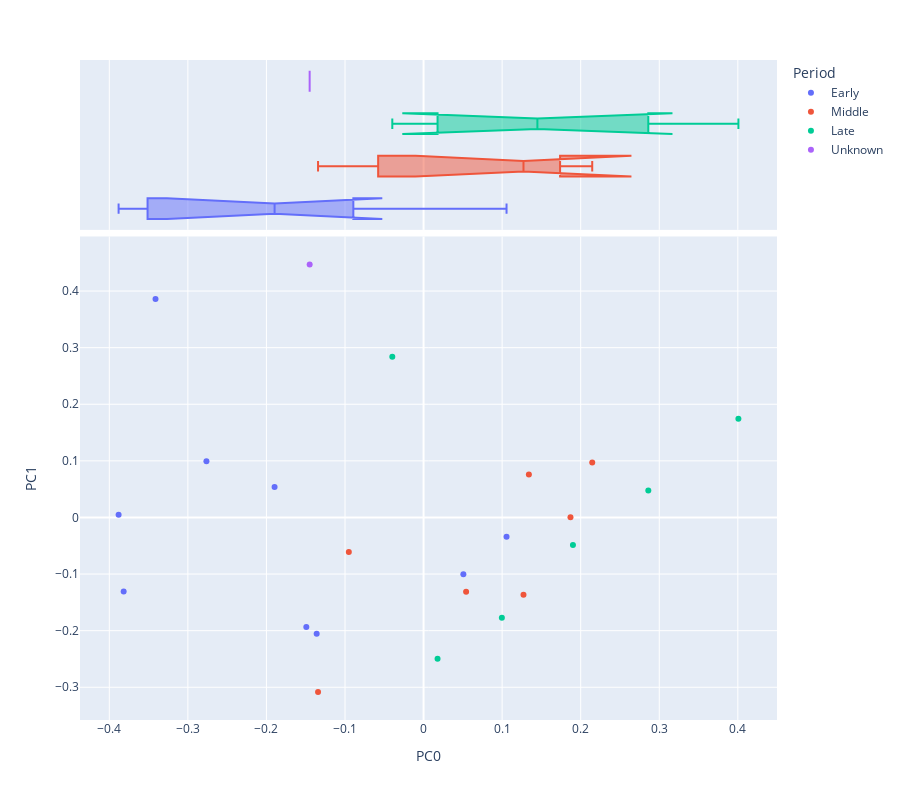
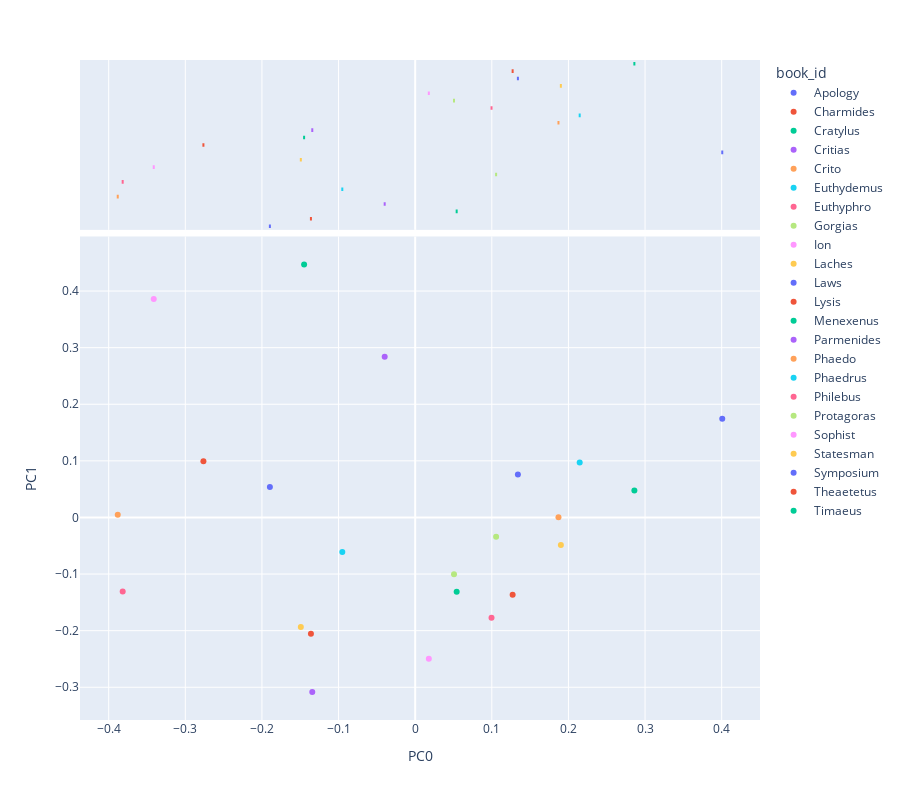

The cell these charts' notebook holds for them, in order:
### Code cell
### PCA
#Preparing TFIDF
TFIDF = TFIDF - TFIDF.mean() #Normalising
COV = TFIDF.T.dot(TFIDF) / (TFIDF.shape[0] - 1) #Covariance Matrix

#Eigenvectorisaiton and Decomposing
eig_vals, eig_vecs = eigh(COV)
EIG_VEC = pd.DataFrame(eig_vecs, index=COV.index, columns=COV.index)
EIG_VAL = pd.DataFrame(eig_vals, index=COV.index, columns=['eig_val'])
EIG_VAL.index.name = 'term_str'
EIG_PAIRS = EIG_VAL.join(EIG_VEC.T)
EIG_PAIRS['exp_var'] = np.round((EIG_PAIRS.eig_val / EIG_PAIRS.eig_val.sum()) * 100, 2)
COMPS = EIG_PAIRS.sort_values('exp_var', ascending=False).head(10).reset_index(drop=True)
COMPS.index.name = 'comp_id'
COMPS.index = ["PC{}".format(i) for i in COMPS.index.tolist()]
COMPS.index.name = 'pc_id'

#Find Loadings
LOADINGS = COMPS[COV.index].T
LOADINGS.index.name = 'term_str'
LOADINGS.head()
top_terms = {}
for i in [0, 1]:
    for j in [0, 1]:
      top_terms[f"{i}_{j}"] = ' '.join(LOADINGS.sort_values(f'PC{i}', ascending=bool(j)).head(10).index.to_list())

#Visualisation
DCM = TFIDF.dot(COMPS[COV.index].T)
DCM = DCM.merge(LIB, on='book_id')
def vis_pcs(M, a, b, label='author', hover_name='LIB', symbol=None, size=None):
    fig = px.scatter(M, f"PC{a}", f"PC{b}", color=label, hover_name=hover_name, 
                     symbol=symbol, size=size,
                     marginal_x='box', height=800)
    fig.show()

vis_pcs(DCM.reset_index(), 0, 1,label='Period',hover_name='book_id')
vis_pcs(DCM.reset_index(), 0, 1,label='book_id',hover_name='Period')

### Figure 1 — Plotly figure (JSON) as saved in the notebook; plotly's stock layout.template omitted (floating-point values rounded to 4 significant figures)
{"data": [{"hovertemplate": "<b>%{hovertext}</b><br><br>Period=Early<br>PC0=%{x}<br>PC1=%{y}<extra></extra>", "hovertext": ["Apology", "Charmides", "Crito", "Euthyphro", "Gorgias", "Ion", "Laches", "Lysis", "Protagoras"], "legendgroup": "Early", "marker": {"color": "#636efa", "symbol": "circle"}, "mode": "markers", "name": "Early", "orientation": "v", "showlegend": true, "type": "scatter", "x": [-0.1896, -0.1361, -0.3882, -0.3817, 0.1056, -0.3412, -0.1492, -0.2764, 0.05065], "xaxis": "x", "y": [0.05398, -0.2053, 0.004916, -0.131, -0.03421, 0.3861, -0.1936, 0.09944, -0.1002], "yaxis": "y"}, {"alignmentgroup": "True", "hovertemplate": "<b>%{hovertext}</b><br><br>Period=Early<br>PC0=%{x}<extra></extra>", "hovertext": ["Apology", "Charmides", "Crito", "Euthyphro", "Gorgias", "Ion", "Laches", "Lysis", "Protagoras"], "legendgroup": "Early", "marker": {"color": "#636efa", "symbol": "circle"}, "name": "Early", "notched": true, "offsetgroup": "Early", "showlegend": false, "type": "box", "x": [-0.1896, -0.1361, -0.3882, -0.3817, 0.1056, -0.3412, -0.1492, -0.2764, 0.05065], "xaxis": "x2", "yaxis": "y2"}, {"hovertemplate": "<b>%{hovertext}</b><br><br>Period=Middle<br>PC0=%{x}<br>PC1=%{y}<extra></extra>", "hovertext": ["Cratylus", "Euthydemus", "Parmenides", "Phaedo", "Phaedrus", "Symposium", "Theaetetus"], "legendgroup": "Middle", "marker": {"color": "#EF553B", "symbol": "circle"}, "mode": "markers", "name": "Middle", "orientation": "v", "showlegend": true, "type": "scatter", "x": [0.05414, -0.09512, -0.1343, 0.187, 0.2147, 0.134, 0.1272], "xaxis": "x", "y": [-0.1311, -0.06081, -0.3085, 0.0002952, 0.09695, 0.07587, -0.1367], "yaxis": "y"}, {"alignmentgroup": "True", "hovertemplate": "<b>%{hovertext}</b><br><br>Period=Middle<br>PC0=%{x}<extra></extra>", "hovertext": ["Cratylus", "Euthydemus", "Parmenides", "Phaedo", "Phaedrus", "Symposium", "Theaetetus"], "legendgroup": "Middle", "marker": {"color": "#EF553B", "symbol": "circle"}, "name": "Middle", "notched": true, "offsetgroup": "Middle", "showlegend": false, "type": "box", "x": [0.05414, -0.09512, -0.1343, 0.187, 0.2147, 0.134, 0.1272], "xaxis": "x2", "yaxis": "y2"}, {"hovertemplate": "<b>%{hovertext}</b><br><br>Period=Late<br>PC0=%{x}<br>PC1=%{y}<extra></extra>", "hovertext": ["Critias", "Laws", "Philebus", "Sophist", "Statesman", "Timaeus"], "legendgroup": "Late", "marker": {"color": "#00cc96", "symbol": "circle"}, "mode": "markers", "name": "Late", "orientation": "v", "showlegend": true, "type": "scatter", "x": [-0.0398, 0.4007, 0.09964, 0.0178, 0.1901, 0.2861], "xaxis": "x", "y": [0.2838, 0.1743, -0.1773, -0.2494, -0.04884, 0.0478], "yaxis": "y"}, {"alignmentgroup": "True", "hovertemplate": "<b>%{hovertext}</b><br><br>Period=Late<br>PC0=%{x}<extra></extra>", "hovertext": ["Critias", "Laws", "Philebus", "Sophist", "Statesman", "Timaeus"], "legendgroup": "Late", "marker": {"color": "#00cc96", "symbol": "circle"}, "name": "Late", "notched": true, "offsetgroup": "Late", "showlegend": false, "type": "box", "x": [-0.0398, 0.4007, 0.09964, 0.0178, 0.1901, 0.2861], "xaxis": "x2", "yaxis": "y2"}, {"hovertemplate": "<b>%{hovertext}</b><br><br>Period=Unknown<br>PC0=%{x}<br>PC1=%{y}<extra></extra>", "hovertext": ["Menexenus"], "legendgroup": "Unknown", "marker": {"color": "#ab63fa", "symbol": "circle"}, "mode": "markers", "name": "Unknown", "orientation": "v", "showlegend": true, "type": "scatter", "x": [-0.145], "xaxis": "x", "y": [0.4471], "yaxis": "y"}, {"alignmentgroup": "True", "hovertemplate": "<b>%{hovertext}</b><br><br>Period=Unknown<br>PC0=%{x}<extra></extra>", "hovertext": ["Menexenus"], "legendgroup": "Unknown", "marker": {"color": "#ab63fa", "symbol": "circle"}, "name": "Unknown", "notched": true, "offsetgroup": "Unknown", "showlegend": false, "type": "box", "x": [-0.145], "xaxis": "x2", "yaxis": "y2"}], "layout": {"height": 800, "legend": {"title": {"text": "Period"}, "tracegroupgap": 0}, "margin": {"t": 60}, "xaxis": {"anchor": "y", "domain": [0, 1], "title": {"text": "PC0"}}, "xaxis2": {"anchor": "y2", "domain": [0, 1], "matches": "x", "showgrid": true, "showticklabels": false}, "yaxis": {"anchor": "x", "domain": [0, 0.7326], "title": {"text": "PC1"}}, "yaxis2": {"anchor": "x2", "domain": [0.7426, 1], "matches": "y2", "showgrid": false, "showline": false, "showticklabels": false, "ticks": ""}}}

### Figure 2 — Plotly figure (JSON) as saved in the notebook; plotly's stock layout.template omitted (floating-point values rounded to 4 significant figures)
{"data": [{"hovertemplate": "<b>%{hovertext}</b><br><br>book_id=Apology<br>PC0=%{x}<br>PC1=%{y}<extra></extra>", "hovertext": ["Early"], "legendgroup": "Apology", "marker": {"color": "#636efa", "symbol": "circle"}, "mode": "markers", "name": "Apology", "orientation": "v", "showlegend": true, "type": "scatter", "x": [-0.1896], "xaxis": "x", "y": [0.05398], "yaxis": "y"}, {"alignmentgroup": "True", "hovertemplate": "<b>%{hovertext}</b><br><br>book_id=Apology<br>PC0=%{x}<extra></extra>", "hovertext": ["Early"], "legendgroup": "Apology", "marker": {"color": "#636efa", "symbol": "circle"}, "name": "Apology", "notched": true, "offsetgroup": "Apology", "showlegend": false, "type": "box", "x": [-0.1896], "xaxis": "x2", "yaxis": "y2"}, {"hovertemplate": "<b>%{hovertext}</b><br><br>book_id=Charmides<br>PC0=%{x}<br>PC1=%{y}<extra></extra>", "hovertext": ["Early"], "legendgroup": "Charmides", "marker": {"color": "#EF553B", "symbol": "circle"}, "mode": "markers", "name": "Charmides", "orientation": "v", "showlegend": true, "type": "scatter", "x": [-0.1361], "xaxis": "x", "y": [-0.2053], "yaxis": "y"}, {"alignmentgroup": "True", "hovertemplate": "<b>%{hovertext}</b><br><br>book_id=Charmides<br>PC0=%{x}<extra></extra>", "hovertext": ["Early"], "legendgroup": "Charmides", "marker": {"color": "#EF553B", "symbol": "circle"}, "name": "Charmides", "notched": true, "offsetgroup": "Charmides", "showlegend": false, "type": "box", "x": [-0.1361], "xaxis": "x2", "yaxis": "y2"}, {"hovertemplate": "<b>%{hovertext}</b><br><br>book_id=Cratylus<br>PC0=%{x}<br>PC1=%{y}<extra></extra>", "hovertext": ["Middle"], "legendgroup": "Cratylus", "marker": {"color": "#00cc96", "symbol": "circle"}, "mode": "markers", "name": "Cratylus", "orientation": "v", "showlegend": true, "type": "scatter", "x": [0.05414], "xaxis": "x", "y": [-0.1311], "yaxis": "y"}, {"alignmentgroup": "True", "hovertemplate": "<b>%{hovertext}</b><br><br>book_id=Cratylus<br>PC0=%{x}<extra></extra>", "hovertext": ["Middle"], "legendgroup": "Cratylus", "marker": {"color": "#00cc96", "symbol": "circle"}, "name": "Cratylus", "notched": true, "offsetgroup": "Cratylus", "showlegend": false, "type": "box", "x": [0.05414], "xaxis": "x2", "yaxis": "y2"}, {"hovertemplate": "<b>%{hovertext}</b><br><br>book_id=Critias<br>PC0=%{x}<br>PC1=%{y}<extra></extra>", "hovertext": ["Late"], "legendgroup": "Critias", "marker": {"color": "#ab63fa", "symbol": "circle"}, "mode": "markers", "name": "Critias", "orientation": "v", "showlegend": true, "type": "scatter", "x": [-0.0398], "xaxis": "x", "y": [0.2838], "yaxis": "y"}, {"alignmentgroup": "True", "hovertemplate": "<b>%{hovertext}</b><br><br>book_id=Critias<br>PC0=%{x}<extra></extra>", "hovertext": ["Late"], "legendgroup": "Critias", "marker": {"color": "#ab63fa", "symbol": "circle"}, "name": "Critias", "notched": true, "offsetgroup": "Critias", "showlegend": false, "type": "box", "x": [-0.0398], "xaxis": "x2", "yaxis": "y2"}, {"hovertemplate": "<b>%{hovertext}</b><br><br>book_id=Crito<br>PC0=%{x}<br>PC1=%{y}<extra></extra>", "hovertext": ["Early"], "legendgroup": "Crito", "marker": {"color": "#FFA15A", "symbol": "circle"}, "mode": "markers", "name": "Crito", "orientation": "v", "showlegend": true, "type": "scatter", "x": [-0.3882], "xaxis": "x", "y": [0.004916], "yaxis": "y"}, {"alignmentgroup": "True", "hovertemplate": "<b>%{hovertext}</b><br><br>book_id=Crito<br>PC0=%{x}<extra></extra>", "hovertext": ["Early"], "legendgroup": "Crito", "marker": {"color": "#FFA15A", "symbol": "circle"}, "name": "Crito", "notched": true, "offsetgroup": "Crito", "showlegend": false, "type": "box", "x": [-0.3882], "xaxis": "x2", "yaxis": "y2"}, {"hovertemplate": "<b>%{hovertext}</b><br><br>book_id=Euthydemus<br>PC0=%{x}<br>PC1=%{y}<extra></extra>", "hovertext": ["Middle"], "legendgroup": "Euthydemus", "marker": {"color": "#19d3f3", "symbol": "circle"}, "mode": "markers", "name": "Euthydemus", "orientation": "v", "showlegend": true, "type": "scatter", "x": [-0.09512], "xaxis": "x", "y": [-0.06081], "yaxis": "y"}, {"alignmentgroup": "True", "hovertemplate": "<b>%{hovertext}</b><br><br>book_id=Euthydemus<br>PC0=%{x}<extra></extra>", "hovertext": ["Middle"], "legendgroup": "Euthydemus", "marker": {"color": "#19d3f3", "symbol": "circle"}, "name": "Euthydemus", "notched": true, "offsetgroup": "Euthydemus", "showlegend": false, "type": "box", "x": [-0.09512], "xaxis": "x2", "yaxis": "y2"}, {"hovertemplate": "<b>%{hovertext}</b><br><br>book_id=Euthyphro<br>PC0=%{x}<br>PC1=%{y}<extra></extra>", "hovertext": ["Early"], "legendgroup": "Euthyphro", "marker": {"color": "#FF6692", "symbol": "circle"}, "mode": "markers", "name": "Euthyphro", "orientation": "v", "showlegend": true, "type": "scatter", "x": [-0.3817], "xaxis": "x", "y": [-0.131], "yaxis": "y"}, {"alignmentgroup": "True", "hovertemplate": "<b>%{hovertext}</b><br><br>book_id=Euthyphro<br>PC0=%{x}<extra></extra>", "hovertext": ["Early"], "legendgroup": "Euthyphro", "marker": {"color": "#FF6692", "symbol": "circle"}, "name": "Euthyphro", "notched": true, "offsetgroup": "Euthyphro", "showlegend": false, "type": "box", "x": [-0.3817], "xaxis": "x2", "yaxis": "y2"}, {"hovertemplate": "<b>%{hovertext}</b><br><br>book_id=Gorgias<br>PC0=%{x}<br>PC1=%{y}<extra></extra>", "hovertext": ["Early"], "legendgroup": "Gorgias", "marker": {"color": "#B6E880", "symbol": "circle"}, "mode": "markers", "name": "Gorgias", "orientation": "v", "showlegend": true, "type": "scatter", "x": [0.1056], "xaxis": "x", "y": [-0.03421], "yaxis": "y"}, {"alignmentgroup": "True", "hovertemplate": "<b>%{hovertext}</b><br><br>book_id=Gorgias<br>PC0=%{x}<extra></extra>", "hovertext": ["Early"], "legendgroup": "Gorgias", "marker": {"color": "#B6E880", "symbol": "circle"}, "name": "Gorgias", "notched": true, "offsetgroup": "Gorgias", "showlegend": false, "type": "box", "x": [0.1056], "xaxis": "x2", "yaxis": "y2"}, {"hovertemplate": "<b>%{hovertext}</b><br><br>book_id=Ion<br>PC0=%{x}<br>PC1=%{y}<extra></extra>", "hovertext": ["Early"], "legendgroup": "Ion", "marker": {"color": "#FF97FF", "symbol": "circle"}, "mode": "markers", "name": "Ion", "orientation": "v", "showlegend": true, "type": "scatter", "x": [-0.3412], "xaxis": "x", "y": [0.3861], "yaxis": "y"}, {"alignmentgroup": "True", "hovertemplate": "<b>%{hovertext}</b><br><br>book_id=Ion<br>PC0=%{x}<extra></extra>", "hovertext": ["Early"], "legendgroup": "Ion", "marker": {"color": "#FF97FF", "symbol": "circle"}, "name": "Ion", "notched": true, "offsetgroup": "Ion", "showlegend": false, "type": "box", "x": [-0.3412], "xaxis": "x2", "yaxis": "y2"}, {"hovertemplate": "<b>%{hovertext}</b><br><br>book_id=Laches<br>PC0=%{x}<br>PC1=%{y}<extra></extra>", "hovertext": ["Early"], "legendgroup": "Laches", "marker": {"color": "#FECB52", "symbol": "circle"}, "mode": "markers", "name": "Laches", "orientation": "v", "showlegend": true, "type": "scatter", "x": [-0.1492], "xaxis": "x", "y": [-0.1936], "yaxis": "y"}, {"alignmentgroup": "True", "hovertemplate": "<b>%{hovertext}</b><br><br>book_id=Laches<br>PC0=%{x}<extra></extra>", "hovertext": ["Early"], "legendgroup": "Laches", "marker": {"color": "#FECB52", "symbol": "circle"}, "name": "Laches", "notched": true, "offsetgroup": "Laches", "showlegend": false, "type": "box", "x": [-0.1492], "xaxis": "x2", "yaxis": "y2"}, {"hovertemplate": "<b>%{hovertext}</b><br><br>book_id=Laws<br>PC0=%{x}<br>PC1=%{y}<extra></extra>", "hovertext": ["Late"], "legendgroup": "Laws", "marker": {"color": "#636efa", "symbol": "circle"}, "mode": "markers", "name": "Laws", "orientation": "v", "showlegend": true, "type": "scatter", "x": [0.4007], "xaxis": "x", "y": [0.1743], "yaxis": "y"}, {"alignmentgroup": "True", "hovertemplate": "<b>%{hovertext}</b><br><br>book_id=Laws<br>PC0=%{x}<extra></extra>", "hovertext": ["Late"], "legendgroup": "Laws", "marker": {"color": "#636efa", "symbol": "circle"}, "name": "Laws", "notched": true, "offsetgroup": "Laws", "showlegend": false, "type": "box", "x": [0.4007], "xaxis": "x2", "yaxis": "y2"}, {"hovertemplate": "<b>%{hovertext}</b><br><br>book_id=Lysis<br>PC0=%{x}<br>PC1=%{y}<extra></extra>", "hovertext": ["Early"], "legendgroup": "Lysis", "marker": {"color": "#EF553B", "symbol": "circle"}, "mode": "markers", "name": "Lysis", "orientation": "v", "showlegend": true, "type": "scatter", "x": [-0.2764], "xaxis": "x", "y": [0.09944], "yaxis": "y"}, {"alignmentgroup": "True", "hovertemplate": "<b>%{hovertext}</b><br><br>book_id=Lysis<br>PC0=%{x}<extra></extra>", "hovertext": ["Early"], "legendgroup": "Lysis", "marker": {"color": "#EF553B", "symbol": "circle"}, "name": "Lysis", "notched": true, "offsetgroup": "Lysis", "showlegend": false, "type": "box", "x": [-0.2764], "xaxis": "x2", "yaxis": "y2"}, {"hovertemplate": "<b>%{hovertext}</b><br><br>book_id=Menexenus<br>PC0=%{x}<br>PC1=%{y}<extra></extra>", "hovertext": ["Unknown"], "legendgroup": "Menexenus", "marker": {"color": "#00cc96", "symbol": "circle"}, "mode": "markers", "name": "Menexenus", "orientation": "v", "showlegend": true, "type": "scatter", "x": [-0.145], "xaxis": "x", "y": [0.4471], "yaxis": "y"}, {"alignmentgroup": "True", "hovertemplate": "<b>%{hovertext}</b><br><br>book_id=Menexenus<br>PC0=%{x}<extra></extra>", "hovertext": ["Unknown"], "legendgroup": "Menexenus", "marker": {"color": "#00cc96", "symbol": "circle"}, "name": "Menexenus", "notched": true, "offsetgroup": "Menexenus", "showlegend": false, "type": "box", "x": [-0.145], "xaxis": "x2", "yaxis": "y2"}, {"hovertemplate": "<b>%{hovertext}</b><br><br>book_id=Parmenides<br>PC0=%{x}<br>PC1=%{y}<extra></extra>", "hovertext": ["Middle"], "legendgroup": "Parmenides", "marker": {"color": "#ab63fa", "symbol": "circle"}, "mode": "markers", "name": "Parmenides", "orientation": "v", "showlegend": true, "type": "scatter", "x": [-0.1343], "xaxis": "x", "y": [-0.3085], "yaxis": "y"}, {"alignmentgroup": "True", "hovertemplate": "<b>%{hovertext}</b><br><br>book_id=Parmenides<br>PC0=%{x}<extra></extra>", "hovertext": ["Middle"], "legendgroup": "Parmenides", "marker": {"color": "#ab63fa", "symbol": "circle"}, "name": "Parmenides", "notched": true, "offsetgroup": "Parmenides", "showlegend": false, "type": "box", "x": [-0.1343], "xaxis": "x2", "yaxis": "y2"}, {"hovertemplate": "<b>%{hovertext}</b><br><br>book_id=Phaedo<br>PC0=%{x}<br>PC1=%{y}<extra></extra>", "hovertext": ["Middle"], "legendgroup": "Phaedo", "marker": {"color": "#FFA15A", "symbol": "circle"}, "mode": "markers", "name": "Phaedo", "orientation": "v", "showlegend": true, "type": "scatter", "x": [0.187], "xaxis": "x", "y": [0.0002952], "yaxis": "y"}, {"alignmentgroup": "True", "hovertemplate": "<b>%{hovertext}</b><br><br>book_id=Phaedo<br>PC0=%{x}<extra></extra>", "hovertext": ["Middle"], "legendgroup": "Phaedo", "marker": {"color": "#FFA15A", "symbol": "circle"}, "name": "Phaedo", "notched": true, "offsetgroup": "Phaedo", "showlegend": false, "type": "box", "x": [0.187], "xaxis": "x2", "yaxis": "y2"}, {"hovertemplate": "<b>%{hovertext}</b><br><br>book_id=Phaedrus<br>PC0=%{x}<br>PC1=%{y}<extra></extra>", "hovertext": ["Middle"], "legendgroup": "Phaedrus", "marker": {"color": "#19d3f3", "symbol": "circle"}, "mode": "markers", "name": "Phaedrus", "orientation": "v", "showlegend": true, "type": "scatter", "x": [0.2147], "xaxis": "x", "y": [0.09695], "yaxis": "y"}, {"alignmentgroup": "True", "hovertemplate": "<b>%{hovertext}</b><br><br>book_id=Phaedrus<br>PC0=%{x}<extra></extra>", "hovertext": ["Middle"], "legendgroup": "Phaedrus", "marker": {"color": "#19d3f3", "symbol": "circle"}, "name": "Phaedrus", "notched": true, "offsetgroup": "Phaedrus", "showlegend": false, "type": "box", "x": [0.2147], "xaxis": "x2", "yaxis": "y2"}, {"hovertemplate": "<b>%{hovertext}</b><br><br>book_id=Philebus<br>PC0=%{x}<br>PC1=%{y}<extra></extra>", "hovertext": ["Late"], "legendgroup": "Philebus", "marker": {"color": "#FF6692", "symbol": "circle"}, "mode": "markers", "name": "Philebus", "orientation": "v", "showlegend": true, "type": "scatter", "x": [0.09964], "xaxis": "x", "y": [-0.1773], "yaxis": "y"}, {"alignmentgroup": "True", "hovertemplate": "<b>%{hovertext}</b><br><br>book_id=Philebus<br>PC0=%{x}<extra></extra>", "hovertext": ["Late"], "legendgroup": "Philebus", "marker": {"color": "#FF6692", "symbol": "circle"}, "name": "Philebus", "notched": true, "offsetgroup": "Philebus", "showlegend": false, "type": "box", "x": [0.09964], "xaxis": "x2", "yaxis": "y2"}, {"hovertemplate": "<b>%{hovertext}</b><br><br>book_id=Protagoras<br>PC0=%{x}<br>PC1=%{y}<extra></extra>", "hovertext": ["Early"], "legendgroup": "Protagoras", "marker": {"color": "#B6E880", "symbol": "circle"}, "mode": "markers", "name": "Protagoras", "orientation": "v", "showlegend": true, "type": "scatter", "x": [0.05065], "xaxis": "x", "y": [-0.1002], "yaxis": "y"}, {"alignmentgroup": "True", "hovertemplate": "<b>%{hovertext}</b><br><br>book_id=Protagoras<br>PC0=%{x}<extra></extra>", "hovertext": ["Early"], "legendgroup": "Protagoras", "marker": {"color": "#B6E880", "symbol": "circle"}, "name": "Protagoras", "notched": true, "offsetgroup": "Protagoras", "showlegend": false, "type": "box", "x": [0.05065], "xaxis": "x2", "yaxis": "y2"}, {"hovertemplate": "<b>%{hovertext}</b><br><br>book_id=Sophist<br>PC0=%{x}<br>PC1=%{y}<extra></extra>", "hovertext": ["Late"], "legendgroup": "Sophist", "marker": {"color": "#FF97FF", "symbol": "circle"}, "mode": "markers", "name": "Sophist", "orientation": "v", "showlegend": true, "type": "scatter", "x": [0.0178], "xaxis": "x", "y": [-0.2494], "yaxis": "y"}, {"alignmentgroup": "True", "hovertemplate": "<b>%{hovertext}</b><br><br>book_id=Sophist<br>PC0=%{x}<extra></extra>", "hovertext": ["Late"], "legendgroup": "Sophist", "marker": {"color": "#FF97FF", "symbol": "circle"}, "name": "Sophist", "notched": true, "offsetgroup": "Sophist", "showlegend": false, "type": "box", "x": [0.0178], "xaxis": "x2", "yaxis": "y2"}, {"hovertemplate": "<b>%{hovertext}</b><br><br>book_id=Statesman<br>PC0=%{x}<br>PC1=%{y}<extra></extra>", "hovertext": ["Late"], "legendgroup": "Statesman", "marker": {"color": "#FECB52", "symbol": "circle"}, "mode": "markers", "name": "Statesman", "orientation": "v", "showlegend": true, "type": "scatter", "x": [0.1901], "xaxis": "x", "y": [-0.04884], "yaxis": "y"}, {"alignmentgroup": "True", "hovertemplate": "<b>%{hovertext}</b><br><br>book_id=Statesman<br>PC0=%{x}<extra></extra>", "hovertext": ["Late"], "legendgroup": "Statesman", "marker": {"color": "#FECB52", "symbol": "circle"}, "name": "Statesman", "notched": true, "offsetgroup": "Statesman", "showlegend": false, "type": "box", "x": [0.1901], "xaxis": "x2", "yaxis": "y2"}, {"hovertemplate": "<b>%{hovertext}</b><br><br>book_id=Symposium<br>PC0=%{x}<br>PC1=%{y}<extra></extra>", "hovertext": ["Middle"], "legendgroup": "Symposium", "marker": {"color": "#636efa", "symbol": "circle"}, "mode": "markers", "name": "Symposium", "orientation": "v", "showlegend": true, "type": "scatter", "x": [0.134], "xaxis": "x", "y": [0.07587], "yaxis": "y"}, {"alignmentgroup": "True", "hovertemplate": "<b>%{hovertext}</b><br><br>book_id=Symposium<br>PC0=%{x}<extra></extra>", "hovertext": ["Middle"], "legendgroup": "Symposium", "marker": {"color": "#636efa", "symbol": "circle"}, "name": "Symposium", "notched": true, "offsetgroup": "Symposium", "showlegend": false, "type": "box", "x": [0.134], "xaxis": "x2", "yaxis": "y2"}, {"hovertemplate": "<b>%{hovertext}</b><br><br>book_id=Theaetetus<br>PC0=%{x}<br>PC1=%{y}<extra></extra>", "hovertext": ["Middle"], "legendgroup": "Theaetetus", "marker": {"color": "#EF553B", "symbol": "circle"}, "mode": "markers", "name": "Theaetetus", "orientation": "v", "showlegend": true, "type": "scatter", "x": [0.1272], "xaxis": "x", "y": [-0.1367], "yaxis": "y"}, {"alignmentgroup": "True", "hovertemplate": "<b>%{hovertext}</b><br><br>book_id=Theaetetus<br>PC0=%{x}<extra></extra>", "hovertext": ["Middle"], "legendgroup": "Theaetetus", "marker": {"color": "#EF553B", "symbol": "circle"}, "name": "Theaetetus", "notched": true, "offsetgroup": "Theaetetus", "showlegend": false, "type": "box", "x": [0.1272], "xaxis": "x2", "yaxis": "y2"}, {"hovertemplate": "<b>%{hovertext}</b><br><br>book_id=Timaeus<br>PC0=%{x}<br>PC1=%{y}<extra></extra>", "hovertext": ["Late"], "legendgroup": "Timaeus", "marker": {"color": "#00cc96", "symbol": "circle"}, "mode": "markers", "name": "Timaeus", "orientation": "v", "showlegend": true, "type": "scatter", "x": [0.2861], "xaxis": "x", "y": [0.0478], "yaxis": "y"}, {"alignmentgroup": "True", "hovertemplate": "<b>%{hovertext}</b><br><br>book_id=Timaeus<br>PC0=%{x}<extra></extra>", "hovertext": ["Late"], "legendgroup": "Timaeus", "marker": {"color": "#00cc96", "symbol": "circle"}, "name": "Timaeus", "notched": true, "offsetgroup": "Timaeus", "showlegend": false, "type": "box", "x": [0.2861], "xaxis": "x2", "yaxis": "y2"}], "layout": {"height": 800, "legend": {"title": {"text": "book_id"}, "tracegroupgap": 0}, "margin": {"t": 60}, "xaxis": {"anchor": "y", "domain": [0, 1], "title": {"text": "PC0"}}, "xaxis2": {"anchor": "y2", "domain": [0, 1], "matches": "x", "showgrid": true, "showticklabels": false}, "yaxis": {"anchor": "x", "domain": [0, 0.7326], "title": {"text": "PC1"}}, "yaxis2": {"anchor": "x2", "domain": [0.7426, 1], "matches": "y2", "showgrid": false, "showline": false, "showticklabels": false, "ticks": ""}}}
